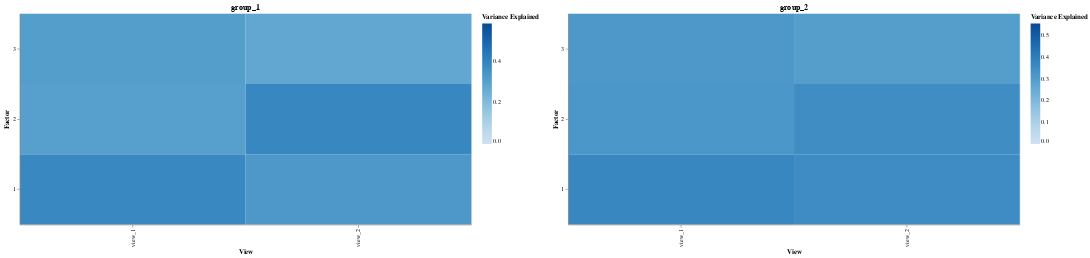

Write notebook code for a chart like this one.
### Markdown cell above
## Variance Explained Analysis

### Code cell
plot_variance_explained(model)

### Figure 1 — Vega specification as saved in the notebook (floating-point values rounded to 4 significant figures)
{"$schema": "https://vega.github.io/schema/vega/v5.json", "data": [{"name": "source_0"}, {"name": "source_1"}, {"name": "data_0", "values": [{"Factor": 1, "Variance Explained": 0.3851, "View": "view_1"}, {"Factor": 2, "Variance Explained": 0.3021, "View": "view_1"}, {"Factor": 3, "Variance Explained": 0.309, "View": "view_1"}, {"Factor": 1, "Variance Explained": 0.3296, "View": "view_2"}, {"Factor": 2, "Variance Explained": 0.3887, "View": "view_2"}, {"Factor": 3, "Variance Explained": 0.2775, "View": "view_2"}]}, {"name": "data_1", "values": [{"Factor": 1, "Variance Explained": 0.3704, "View": "view_1"}, {"Factor": 2, "Variance Explained": 0.3178, "View": "view_1"}, {"Factor": 3, "Variance Explained": 0.3142, "View": "view_1"}, {"Factor": 1, "Variance Explained": 0.3527, "View": "view_2"}, {"Factor": 2, "Variance Explained": 0.3509, "View": "view_2"}, {"Factor": 3, "Variance Explained": 0.2934, "View": "view_2"}]}, {"name": "data_0_concat_0_x_domain_View", "values": [{"View": "view_1"}, {"View": "view_2"}]}, {"name": "source_0_concat_0_y_domain_Factor", "values": [{"Factor": 1, "sort_field": 1}, {"Factor": 2, "sort_field": 2}, {"Factor": 3, "sort_field": 3}]}, {"name": "data_1_concat_1_x_domain_View", "values": [{"View": "view_1"}, {"View": "view_2"}]}, {"name": "source_1_concat_1_y_domain_Factor", "values": [{"Factor": 1, "sort_field": 1}, {"Factor": 2, "sort_field": 2}, {"Factor": 3, "sort_field": 3}]}], "signals": [{"name": "childWidth", "value": 750}], "marks": [{"type": "group", "name": "concat_0_group", "encode": {"update": {"width": {"signal": "childWidth"}, "height": {"signal": "height"}}}, "marks": [{"type": "rect", "name": "concat_0_marks", "from": {"data": "data_0"}, "encode": {"update": {"height": {"signal": "max(0.25, bandwidth('concat_0_y'))"}, "y": {"field": "Factor", "scale": "concat_0_y"}, "width": {"signal": "max(0.25, bandwidth('concat_0_x'))"}, "x": {"field": "View", "scale": "concat_0_x"}, "tooltip": {"signal": "{\"Factor\": format(datum[\"Factor\"], \"\"), \"View\": isValid(datum[\"View\"]) ? datum[\"View\"] : \"\"+datum[\"View\"], \"Variance Explained\": format(datum[\"Variance Explained\"], \"\")}"}, "fill": {"field": "Variance Explained", "scale": "concat_0_color"}}}, "style": ["rect"]}], "axes": [{"scale": "concat_0_x", "zindex": 1, "title": "View", "grid": false, "labelAlign": "right", "labelAngle": 270, "orient": "bottom", "labelBaseline": "middle"}, {"scale": "concat_0_y", "grid": false, "title": "Factor", "orient": "left", "zindex": 1}], "title": {"text": "group_1", "frame": "group"}, "legends": [{"fill": "concat_0_color", "gradientLength": {"signal": "clamp(height, 64, 200)"}, "title": "Variance Explained"}], "style": "cell"}, {"type": "group", "name": "concat_1_group", "encode": {"update": {"width": {"signal": "childWidth"}, "height": {"signal": "height"}}}, "marks": [{"type": "rect", "name": "concat_1_marks", "from": {"data": "data_1"}, "encode": {"update": {"fill": {"field": "Variance Explained", "scale": "concat_1_color"}, "x": {"field": "View", "scale": "concat_1_x"}, "tooltip": {"signal": "{\"Factor\": format(datum[\"Factor\"], \"\"), \"View\": isValid(datum[\"View\"]) ? datum[\"View\"] : \"\"+datum[\"View\"], \"Variance Explained\": format(datum[\"Variance Explained\"], \"\")}"}, "y": {"field": "Factor", "scale": "concat_1_y"}, "width": {"signal": "max(0.25, bandwidth('concat_1_x'))"}, "height": {"signal": "max(0.25, bandwidth('concat_1_y'))"}}}, "style": ["rect"]}], "axes": [{"scale": "concat_1_x", "grid": false, "title": "View", "labelBaseline": "middle", "zindex": 1, "orient": "bottom", "labelAlign": "right", "labelAngle": 270}, {"scale": "concat_1_y", "title": "Factor", "grid": false, "orient": "left", "zindex": 1}], "title": {"text": "group_2", "frame": "group"}, "style": "cell", "legends": [{"fill": "concat_1_color", "gradientLength": {"signal": "clamp(height, 64, 200)"}, "title": "Variance Explained"}]}], "scales": [{"name": "concat_0_x", "type": "band", "domain": {"data": "data_0_concat_0_x_domain_View", "field": "View", "sort": true}, "range": [0, {"signal": "childWidth"}], "paddingInner": 0, "paddingOuter": 0}, {"name": "concat_0_y", "type": "band", "domain": {"data": "source_0_concat_0_y_domain_Factor", "field": "Factor", "sort": {"op": "max", "field": "sort_field", "order": "descending"}}, "range": [0, {"signal": "height"}], "paddingInner": 0, "paddingOuter": 0}, {"name": "concat_0_color", "type": "linear", "domain": [0, 0.5831], "range": {"scheme": "blues"}, "zero": true, "interpolate": "hcl"}, {"name": "concat_1_x", "type": "band", "domain": {"data": "data_1_concat_1_x_domain_View", "field": "View", "sort": true}, "range": [0, {"signal": "childWidth"}], "paddingOuter": 0, "paddingInner": 0}, {"name": "concat_1_y", "type": "band", "domain": {"data": "source_1_concat_1_y_domain_Factor", "field": "Factor", "sort": {"op": "max", "field": "sort_field", "order": "descending"}}, "range": [0, {"signal": "height"}], "paddingOuter": 0, "paddingInner": 0}, {"name": "concat_1_color", "type": "linear", "domain": [0, 0.5556], "range": {"scheme": "blues"}, "interpolate": "hcl", "zero": true}], "background": "white", "padding": 5, "height": 350, "layout": {"padding": 20, "bounds": "full", "align": "each"}}
